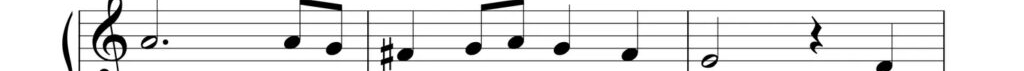
#> input picture output/output_staff_3.png, 1024 x 71 px
$ python box_notes.py
#> lines starting #> are read from the running program, lines starting #| are printed output that depends on the picture; after the words box and inside, x2 and y2 are one past the last pixel; in counts of white or black regions, pixels touching at a corner belong together
### music_symbol.py
#music_symbol.py

class MusicSymbol:
    def __init__(self, image, x):
        self.image = image
        self.x = x

### box_notes.py
import cv2
import math
import matplotlib.pyplot as plt

from music_symbol import MusicSymbol


def is_circular(cnt, circularity_thresh_low=0.6, circularity_thresh_high=1.3):
    """
    Funkcja oblicza miarę kołowości konturu:
       circularity = 4*pi * (area) / (perimeter^2)
    Dla idealnego koła wartość ta wynosi 1.0.
    Ustawiając dolny próg na 0.1, akceptujemy również kontury z wewnętrznymi otworami.
    """
    (_, _), (w, h), _ = cv2.minAreaRect(cnt)
    aspect_ratio = w / h if h != 0 else 0

    if 1.3 < aspect_ratio or aspect_ratio < 0.5:
        return False


    perimeter = cv2.arcLength(cnt, True)
    if perimeter == 0:
        return False
    area = cv2.contourArea(cnt)
    circularity = 4 * math.pi * area / (perimeter ** 2)
    return circularity_thresh_low <= circularity <= circularity_thresh_high


def remove_lines(binary_image, line_length_ratio=0.5, debug=False):
    """
    Usuwa poziome linie (np. pięciolinię) z binarnego obrazu.
    Przy pomocy otwarcia morfologicznego z poziomym kernelem.
    """
    h, w = binary_image.shape

    hor_kernel_length = int(w * line_length_ratio)
    ver_kernel_length = int(h * line_length_ratio)

    hor_kernel = cv2.getStructuringElement(cv2.MORPH_RECT, (hor_kernel_length, 1))
    ver_kernel = cv2.getStructuringElement(cv2.MORPH_RECT, (1, ver_kernel_length))

    temp1 = cv2.erode(binary_image, hor_kernel, iterations=1)
    temp2 = cv2.erode(binary_image, ver_kernel, iterations=1)

    detected_hor_lines = cv2.dilate(temp1, hor_kernel, iterations=1)
    detected_ver_lines = cv2.dilate(temp2, ver_kernel, iterations=1)

    result = cv2.subtract(binary_image, detected_hor_lines)
    result = cv2.subtract(result, detected_ver_lines)

    if debug:
        plt.figure(figsize=(10, 4))
        plt.subplot(1, 4, 1)
        plt.imshow(binary_image, cmap='gray')
        plt.title("Zdjęcie (inv)")
        plt.axis('off')

        plt.subplot(1, 4, 2)
        plt.imshow(detected_hor_lines, cmap='gray')
        plt.title("Wykryte linie poziome")
        plt.axis('off')

        plt.subplot(1, 4, 3)
        plt.imshow(detected_ver_lines, cmap='gray')
        plt.title("Wykryte linie pionowe")
        plt.axis('off')

        plt.subplot(1, 4, 4)
        plt.imshow(result, cmap='gray')
        plt.title("Zdjęcie po usuwaniu")
        plt.axis('off')
        plt.tight_layout()
        plt.show()

    return result


def detect_symbols(image, gap, debug=False):
    """
    Pipeline do wykrywania wyłącznie okrągłych obiektów.

    Kroki:
      1. Wczytanie obrazu, konwersja do skali szarości i binaryzacja.
      2. Odwrócenie binaryzowanego obrazu (nuty będą białe, tło czarne).
      3. Usunięcie poziomych linii (np. pięciolinia) – opcjonalnie, jeśli nie chcemy wykrywać tych linii.
      4. Opcjonalne operacje morfologiczne (closing/opening), aby „uporządkować” kształty.
      5. Wykrywanie konturów.
      6. Filtracja konturów przy pomocy funkcji is_circular.
      7. Boxowanie wykrytych obiektów.
    """
    # Wczytanie obrazu
    bgr = image
    if bgr is None:
        print("Błąd wczytania obrazu.")
        return []

    # Konwersja do skali szarości
    gray = cv2.cvtColor(bgr, cv2.COLOR_BGR2GRAY)

    # Binaryzacja – korzystamy z metody Otsu i odwracamy obraz,
    # żeby obiekty miały wartość 255 (białe), a tło 0 (czarne)
    _, binary = cv2.threshold(gray, 0, 255, cv2.THRESH_BINARY + cv2.THRESH_OTSU)
    binary_inv = cv2.bitwise_not(binary)

    # Usuwanie poziomych linii – można wyłączyć, jeśli nie chcemy usuwać pięciolinii
    lines_removed = remove_lines(binary_inv, line_length_ratio=0.3, debug=debug)

    # Opcjonalne operacje morfologiczne
    # Closing z kernelem 5x5, aby zamknąć ewentualne otwory w okrągłych obiektach
    kernel_close = cv2.getStructuringElement(cv2.MORPH_RECT, (7, 7))
    closed = cv2.morphologyEx(lines_removed, cv2.MORPH_CLOSE, kernel_close)

    # Opening 3x3, aby usunąć drobne szumy
    kernel_open = cv2.getStructuringElement(cv2.MORPH_RECT, (3, 3))
    processed = cv2.morphologyEx(closed, cv2.MORPH_OPEN, kernel_open)

    if debug:
        plt.figure(figsize=(6, 5))
        plt.imshow(processed, cmap='gray')
        plt.title("Po czyszczeniu")
        plt.axis('off')
        plt.show()

    # Znalezienie konturów – wybieramy RETR_EXTERNAL, by brać tylko zewnętrzne kształty
    contours, _ = cv2.findContours(processed, cv2.RETR_EXTERNAL, cv2.CHAIN_APPROX_SIMPLE)

    overlay = bgr.copy()
    music_symbols = []
    h, w = processed.shape
    image_area = h * w

    # Minimalna powierzchnia, żeby pominąć bardzo małe artefakty (możesz dostosować)
    min_area = 0.0003 * image_area

    for cnt in contours:
        area = cv2.contourArea(cnt)
        if area < min_area:
            continue

        # Sprawdzamy czy kontur jest wystarczająco „okrągły”
        if not is_circular(cnt, circularity_thresh_low=0.4, circularity_thresh_high=1.2):
            continue

        # Wyznaczamy bounding box dla konturu
        x, _, bw, _ = cv2.boundingRect(cnt)
        margin = int(0.3 * gap)
        x_start = max(x - margin, 0)
        y_start = 0
        x_end = min(x + bw + margin, w)
        y_end = h-1

        # Wycinamy fragment obrazu odpowiadający nucie
        note_image = bgr[y_start:y_end, x_start:x_end]
        music_symbol = MusicSymbol(note_image, x_start)
        music_symbols.append(music_symbol)

        cv2.rectangle(overlay, (x_start, y_start), (x_end, y_end), (0, 0, 255), 2)

    if debug:
        plt.figure(figsize=(12, 6))
        plt.imshow(cv2.cvtColor(overlay, cv2.COLOR_BGR2RGB))
        plt.title("Wykryte nuty (obrysowane)")
        plt.axis('off')
        plt.show()

    music_symbols.sort(key=lambda ms: ms.x) # sortowanie
    return music_symbols

def display_notes(notes):
    """
    Funkcja do prezentacji wykrytych nut. Dostaje listę obiektów MusicSymbol
    i za pomocą matplotlib pokazuje zdjęcia poszczególnych nut.
    """
    num_notes = len(notes)
    if num_notes == 0:
        print("Brak nut do wyświetlenia.")
        return

    plt.figure(figsize=(num_notes * 3, 4))
    for idx, note in enumerate(notes):
        # Zakładamy, że obiekt MusicSymbol ma atrybut image zawierający obrazek w formacie BGR
        image_rgb = cv2.cvtColor(note.image, cv2.COLOR_BGR2RGB)
        plt.subplot(1, num_notes, idx + 1)
        plt.imshow(image_rgb)
        plt.title(f'Nuta nr {idx}')
        plt.axis('off')
    plt.tight_layout()
    plt.show()


# === DEBUG STARTER ===
if __name__ == '__main__':
    staff_image = cv2.imread('output/output_staff_3.png')
#> staff_image is the input picture: shape (71, 1024, 3); min 0, max 255, mean 229.2
    if staff_image is None:
        print("Błąd: Nie udało się wczytać obrazu.")
    else:
        # Ustaw debug=True, aby wyświetlić diagnostykę etapów przetwarzania
        notes = detect_symbols(staff_image, 5, debug=True)
#> in detect_symbols, `_, binary = cv2.threshold(gray, 0, 255, cv2.THRESH_BINARY + cv2.THRESH..`:
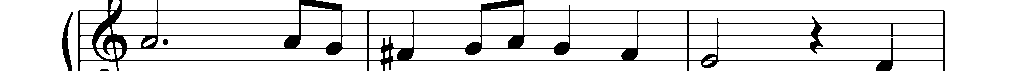
#> binary: shape (71, 1024); 88% white; 4 black regions (1 under 20 px), largest, box (x1, y1, x2, y2) and area: (78, 0, 945, 71) 8387, (62, 12, 73, 71) 272, (163, 39, 168, 45) 26
#> in remove_lines, `temp1 = cv2.erode(binary_image, hor_kernel, iterations=1)`: temp1: shape (71, 1024); 3.9% white in thin lines or dots, all inside (x1, y1, x2, y2) = (231, 10, 792, 61)
#> in remove_lines, `temp2 = cv2.erode(binary_image, ver_kernel, iterations=1)`: temp2: shape (71, 1024); 1.3% white in thin lines or dots, all inside (x1, y1, x2, y2) = (63, 0, 945, 71)
#> in remove_lines, `detected_hor_lines = cv2.dilate(temp1, hor_kernel, iterations=1)`:
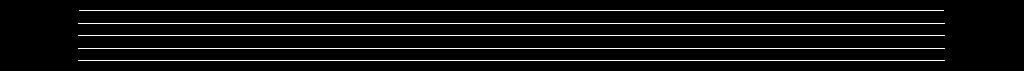
#> detected_hor_lines: shape (71, 1024); 6% white in thin lines or dots, all inside (x1, y1, x2, y2) = (78, 10, 945, 61)
#> in remove_lines, `detected_ver_lines = cv2.dilate(temp2, ver_kernel, iterations=1)`:
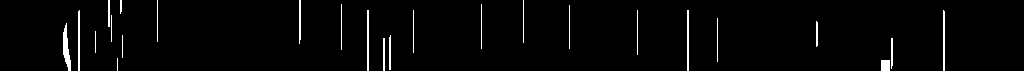
#> detected_ver_lines: shape (71, 1024); 2.3% white in thin lines or dots, all inside (x1, y1, x2, y2) = (63, 0, 945, 71)
#> in remove_lines, `result = cv2.subtract(binary_image, detected_hor_lines)`: result: shape (71, 1024); 6% white; 83 white regions (26 under 20 px), largest, box (x1, y1, x2, y2) and area: (299, 0, 342, 10) 280, (481, 0, 524, 10) 274, (62, 12, 73, 71) 272
#> in remove_lines, `result = cv2.subtract(result, detected_ver_lines)`:
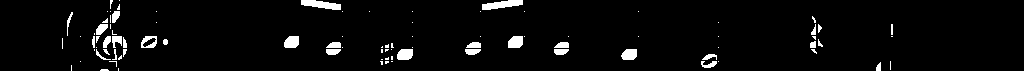
#> result: shape (71, 1024); 3.9% white; 92 white regions (60 under 20 px), largest, box (x1, y1, x2, y2) and area: (482, 0, 523, 10) 258, (301, 0, 341, 10) 254, (508, 36, 523, 48) 159
#> in detect_symbols, `closed = cv2.morphologyEx(lines_removed, cv2.MORPH_CLOSE, kernel_close)`: closed: shape (71, 1024); 5.5% white; 38 white regions (22 under 20 px), largest, box (x1, y1, x2, y2) and area: (92, 0, 127, 67) 1147, (380, 43, 413, 65) 432, (482, 0, 523, 10) 304
#> in detect_symbols, `processed = cv2.morphologyEx(closed, cv2.MORPH_OPEN, kernel_open)`:
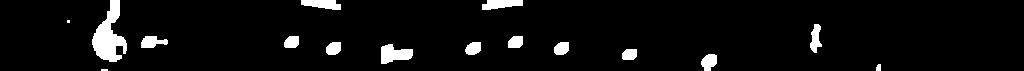
#> processed: shape (71, 1024); 5.2% white; 16 white regions (2 under 20 px)
#> in detect_symbols, `contours, _ = cv2.findContours(processed, cv2.RETR_EXTERNAL, cv2.CHAIN..`: contours = 16 contours, 2 with area under 20; largest, box (x1, y1, x2, y2) and area: (92, 0, 127, 62) 1038, (381, 44, 413, 64) 379, (482, 0, 523, 10) 256, (301, 0, 341, 10) 248, (141, 36, 168, 48) 186
#> the loop in detect_symbols, `for cnt in contours:` made 16 passes
#> (w in is_circular, h in is_circular, aspect_ratio in is_circular, perimeter in is_circular, circularity in is_circular, x, bw) on passes 3 to 10: (16, 15, 1.07, 54.38, 0.754, 701, 16), (10, 14, 0.714, 43.31, 0.851, 622, 15), (19, 31, 0.613, 94.97, 0.528, 381, 32), (12, 14, 0.857, 45.56, 0.869, 554, 15), (12, 15, 0.8, 47.56, 0.808, 465, 16), (12, 14, 0.857, 45.56, 0.869, 326, 15), (11, 14, 0.786, 45.31, 0.838, 508, 15), (11, 14, 0.786, 44.73, 0.851, 284, 15)
#> (w in is_circular, h in is_circular, aspect_ratio in is_circular) on passes 11, 12, 14, 15: (11, 26, 0.423), (28, 11, 2.55), (9, 40, 0.225), (9, 39, 0.231)
#> after the loop in detect_symbols, `for cnt in contours:`:
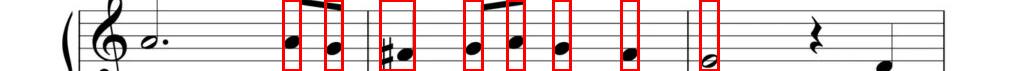
#> overlay: shape (71, 1024, 3); 5.41% of pixels changed, all inside (x1, y1, x2, y2) = (282, 0, 720, 71)
#> after the loop in detect_symbols, `for cnt in contours:`: music_symbols = 8 items
#> notes = 8 items
        print(f"Wykryto {len(notes)} nut.")
#| Wykryto 8 nut.
        display_notes(notes)
#> in display_notes, `num_notes = len(notes)`: num_notes = 8
#> the loop in display_notes, `for idx, note in enumerate(notes):` made 8 passes
#> in display_notes, `plt.show()`:
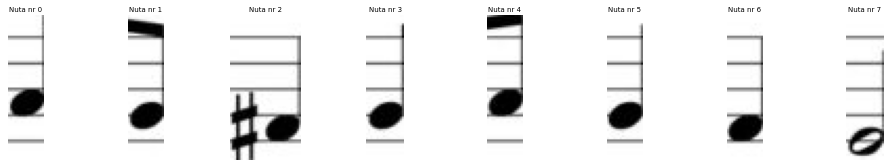
#> figure drawn by matplotlib, 8 panels

$ run again, with output/output_staff_1.png copied over output/output_staff_3.png
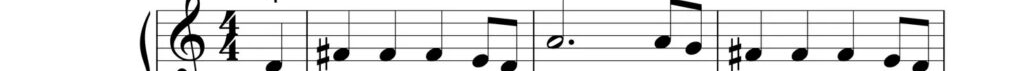
#> input picture output/output_staff_1.png, 1024 x 71 px
#> staff_image is the input picture: shape (71, 1024, 3); min 0, max 255, mean 226.3
#> binary: shape (71, 1024); 86.9% white; 5 black regions (1 under 20 px), largest, box (x1, y1, x2, y2) and area: (156, 0, 945, 71) 9210, (140, 11, 150, 71) 262, (569, 39, 574, 45) 24, (178, 68, 187, 71) 21
#> temp1: shape (71, 1024); 3.3% white in thin lines or dots, all inside (x1, y1, x2, y2) = (309, 10, 792, 61)
#> temp2: shape (71, 1024); 1.6% white in thin lines or dots, all inside (x1, y1, x2, y2) = (141, 0, 945, 71)
#> detected_hor_lines: shape (71, 1024); 5.4% white in thin lines or dots, all inside (x1, y1, x2, y2) = (156, 10, 945, 61)
#> detected_ver_lines: shape (71, 1024); 3.1% white; 34 white regions, largest, box (x1, y1, x2, y2) and area: (141, 22, 148, 71) 195, (229, 15, 236, 44) 159, (156, 10, 158, 71) 122
#> closed: shape (71, 1024); 6.7% white; 46 white regions (21 under 20 px), largest, box (x1, y1, x2, y2) and area: (170, 0, 205, 71) 1190, (317, 36, 350, 65) 431, (729, 43, 761, 65) 412
#> in detect_symbols, `processed = cv2.morphologyEx(closed, cv2.MORPH_OPEN, kernel_open)`:
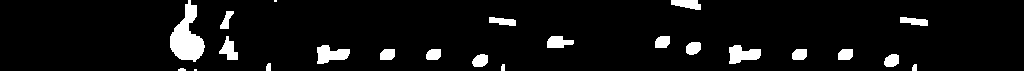
#> processed: shape (71, 1024); 6.2% white; 23 white regions (2 under 20 px)
#> contours = 23 contours, 4 with area under 20; largest, box (x1, y1, x2, y2) and area: (170, 0, 205, 62) 1088, (317, 45, 350, 64) 362, (729, 45, 761, 64) 358, (219, 36, 238, 60) 209, (547, 36, 574, 48) 204
#> the loop in detect_symbols, `for cnt in contours:` made 23 passes
#> (w in is_circular, h in is_circular, aspect_ratio in is_circular, perimeter in is_circular, circularity in is_circular, x, bw) on passes 6 to 13: (12, 14, 0.857, 45.56, 0.833, 884, 15), (12, 15, 0.8, 46.38, 0.844, 472, 16), (10, 14, 0.714, 43.9, 0.831, 838, 15), (10, 14, 0.714, 43.31, 0.851, 792, 15), (10, 14, 0.714, 43.31, 0.837, 426, 15), (10, 14, 0.714, 43.9, 0.831, 380, 15), (18, 31, 0.581, 95.8, 0.49, 729, 32), (18, 32, 0.562, 97.21, 0.482, 317, 33)
#> after the loop in detect_symbols, `for cnt in contours:`: music_symbols = 12 items
#| Wykryto 12 nut.
#> num_notes = 12
#> the loop in display_notes, `for idx, note in enumerate(notes):` made 12 passes
#> pass 3, in display_notes, `image_rgb = cv2.cvtColor(note.image, cv2.COLOR_BGR2RGB)`:
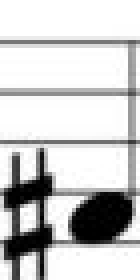
#> image_rgb: shape (70, 35, 3) (shown 4 times larger); min 0, max 255, mean 202.5

$ run again, with output/output_staff_4.png copied over output/output_staff_3.png
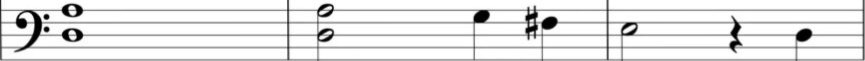
#> input picture output/output_staff_4.png, 865 x 61 px
#> staff_image is the input picture: shape (61, 865, 3); min 0, max 255, mean 228.2
#> binary: shape (61, 865); 81.7% white; 3 black regions, box (x1, y1, x2, y2) and area: (0, 0, 865, 61) 9604, (43, 26, 50, 33) 35, (43, 14, 50, 20) 32
#> temp1: shape (61, 865); 10.6% white in thin lines or dots, all inside (x1, y1, x2, y2) = (0, 10, 865, 61)
#> temp2: shape (61, 865); 1.8% white; 13 white regions (1 under 20 px), largest, box (x1, y1, x2, y2) and area: (606, 0, 609, 61) 152, (862, 0, 865, 61) 143, (287, 0, 289, 61) 122
#> detected_ver_lines: shape (61, 865); 2.6% white; 13 white regions, largest, box (x1, y1, x2, y2) and area: (34, 11, 41, 44) 179, (862, 0, 865, 61) 169, (606, 0, 609, 61) 161
#> closed: shape (61, 865); 7.3% white; 18 white regions (10 under 20 px), largest, box (x1, y1, x2, y2) and area: (312, 5, 661, 49) 1393, (15, 11, 294, 42) 904, (729, 16, 865, 53) 698
#> processed: shape (61, 865); 5.8% white; 14 white regions (2 under 20 px)
#> contours = 14 contours, 3 with area under 20; largest, box (x1, y1, x2, y2) and area: (525, 6, 558, 35) 602, (16, 11, 50, 35) 368, (729, 16, 743, 52) 252, (795, 23, 812, 49) 251, (62, 0, 83, 18) 232
#> the loop in detect_symbols, `for cnt in contours:` made 14 passes
#> (w in is_circular, h in is_circular, aspect_ratio in is_circular, perimeter in is_circular, circularity in is_circular, x, bw) on passes 3, 4, 6, 9, 11, 14: (13, 14, 0.929, 48.14, 0.846, 319, 15), (13, 20, 0.65, 57.21, 0.85, 62, 21), (10, 16, 0.625, 50.24, 0.769, 621, 17), (12, 15, 0.8, 48.14, 0.748, 474, 16), (28, 32, 0.875, 117.2, 0.551, 525, 33), (17.68, 18.38, 0.962, 64.04, 0.712, 62, 21)
#> after the loop in detect_symbols, `for cnt in contours:`:
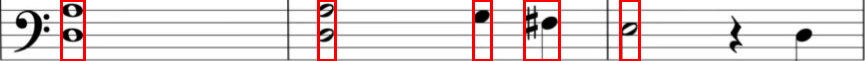
#> overlay: shape (61, 865, 3); 4.2% of pixels changed, all inside (x1, y1, x2, y2) = (60, 0, 641, 61)
#> after the loop in detect_symbols, `for cnt in contours:`: music_symbols = 6 items
#| Wykryto 6 nut.
#> num_notes = 6
#> the loop in display_notes, `for idx, note in enumerate(notes):` made 6 passes
